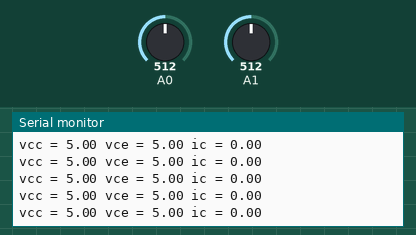
The sketch below on a simulated Arduino Uno, built with avr-gcc and run on an emulated ATmega328P. Parts: the last lines printed to the serial monitor. Inputs (shaded band) come from the test bench; at power-on: A1 = 512, A0 = 512. At 10.3 s the program stops and its outputs stay as they are.

Above: at 2.8 s.
2.9 s: A1 set to 1010
At 2.95 s:
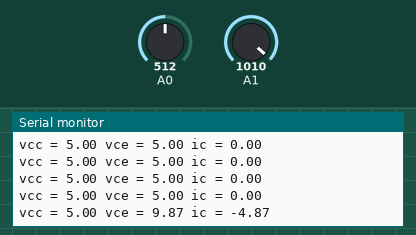
5.9 s: A1 set to 1023
At 11.4 s:
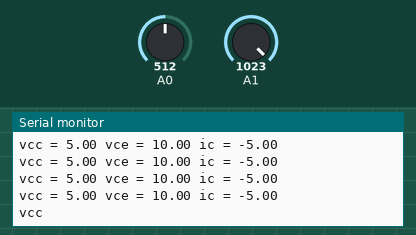
Timing chart, 0 to 11.8 s (numbered marks = the images above; inputs shaded):
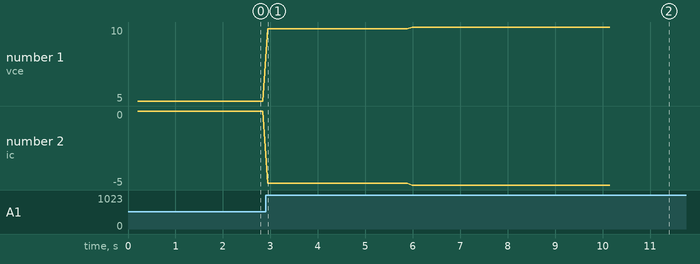

Measured:
- the behaviour switches between 1022 and 1023 on A1 (found by bisection; images 1 and 2)
- after the input at 2.9 s, the serial monitor: prints a new line at once (image 1)
- after the input at 5.9 s, the serial monitor: prints a new line after 0.09 s (image 2)
- plotted number 1: 5 → 9.87 after the input at 2.9 s, 9.87 → 10 after the input at 5.9 s
- plotted number 2: 0 → -4.87 after the input at 2.9 s, -4.87 → -5 after the input at 5.9 s

The sketch:

sketch_oct03b.ino
```cpp
void setup() {
  // put your setup code here, to run once:
    Serial.begin(9600);
    delay(100);
  }

void loop() {
  // put your main code here, to run repeatedly:
  for (int i = 0; i < 100; i++){
    delay(100);
    int a0 = analogRead(0);
    float vcc = 2.0*a0*5.0 / 1023.0;
    int a1 = analogRead(1);
    float vce = 2.0*a1*5.0/1023.0;
    float ic = vcc-vce;
    Serial.print("vcc = ");
    Serial.print(vcc);
    Serial.print(" vce = ");
    Serial.print(vce);
    Serial.print(" ic = ");
    Serial.println(ic);
  }
  exit(1);
}
```
